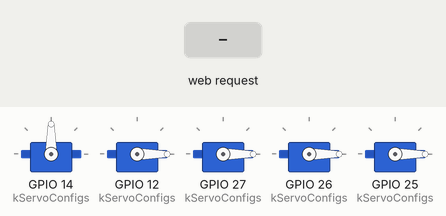
Simulated run of this program. Board: ESP32. Shown: 5 × servo. Inputs (shaded band) come from the test bench. WiFi joins after 1.5 s; servers stay silent unless stated; what the program prints to the serial monitor is not drawn.

Above: at 1.9 s.
2.0 s: HTTP request GET /move?servo=1&angle=1&dir=1 received
At 2.76 s:
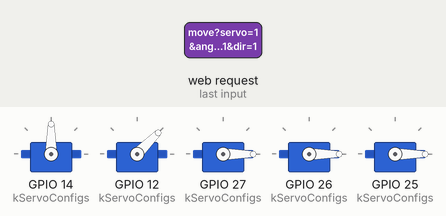
At 3.36 s:
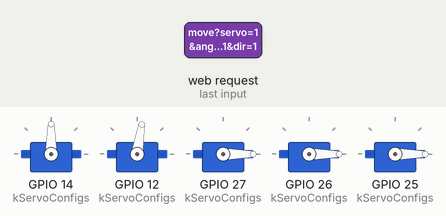
5.0 s: HTTP request GET /set?servo=1&angle=1&dir=1 received
8.0 s: HTTP request GET /move?servo=1&angle=1&dir=1 received
At 11.5 s:
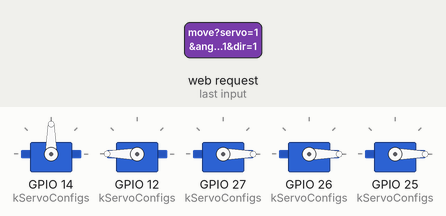
Timing chart, 0 to 13.0 s (numbered marks = the images above; inputs shaded):
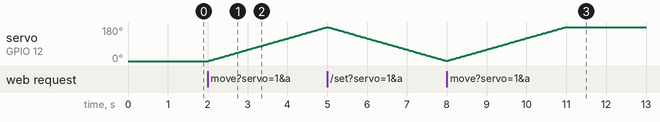

Measured:
- after the input at 2.0 s, servo on GPIO 12 (kServoConfigs): moves from 0° to 179° over 3.0 s, starting at once
- after the input at 8.0 s, servo on GPIO 12 (kServoConfigs): moves from 1° to 180° over 3.0 s, starting at once

The program:

main.cpp
```cpp
#include <Arduino.h>

#include "AppConfig.h"
#include "NetworkManager.h"
#include "ServoManager.h"
#include "WebControlServer.h"

namespace
{
  robotarm::ServoManager servoManager;
  robotarm::NetworkManager networkManager;
  robotarm::WebControlServer controlServer(servoManager, networkManager);
}

void setup()
{
  Serial.begin(115200);
  delay(500);

  servoManager.begin();
  networkManager.begin(robotarm::kWifiConfig);
  controlServer.begin();

  Serial.println();
  Serial.printf("Mode: %s\n", networkManager.isAccessPointMode() ? "AP" : "WiFi");
  Serial.printf("Network: %s\n", networkManager.activeNetworkName().c_str());
  Serial.printf("Control URL: http://%s\n", networkManager.activeIpAddress().c_str());
}

void loop()
{
  servoManager.update();
  controlServer.handleClient();
}
```

NetworkManager.h
```cpp
#pragma once

#include <Arduino.h>

#include "AppConfig.h"

namespace robotarm
{
  class NetworkManager
  {
  public:
    void begin(const WifiConfig &config);

    bool isAccessPointMode() const;
    String activeNetworkName() const;
    String activeIpAddress() const;

  private:
    const WifiConfig *_config = nullptr;
    bool _accessPointMode = false;
  };
}
```

ServoManager.h
```cpp
#pragma once

#include <Arduino.h>
#include <ESP32Servo.h>

#include "AppConfig.h"

namespace robotarm
{
  class ServoManager
  {
  public:
    void begin();
    void update();

    size_t count() const;
    bool isValidIndex(size_t servoIndex) const;
    const ServoConfig &config(size_t servoIndex) const;
    int angle(size_t servoIndex) const;
    int target(size_t servoIndex) const;
    int direction(size_t servoIndex) const;

    float speed() const;
    void setSpeed(float degreesPerSecond);

    void setTarget(size_t servoIndex, int angle);
    void setDirection(size_t servoIndex, int direction);

  private:
    int clampAngle(size_t servoIndex, int angle) const;

    Servo _servos[kServoCount];
    float _currentAngles[kServoCount] = {};
    int _targetAngles[kServoCount] = {};
    int8_t _directions[kServoCount] = {};
    int _lastWritten[kServoCount] = {};
    uint32_t _lastUpdateMicros = 0;
    float _speed = 60.0f;
  };
}
```

WebControlServer.h
```cpp
#pragma once

#include <Arduino.h>
#include <WebServer.h>

#include "NetworkManager.h"
#include "ServoManager.h"

namespace robotarm
{
  class WebControlServer
  {
  public:
    WebControlServer(ServoManager &servos, NetworkManager &network, uint16_t port = 80);

    void begin();
    void handleClient();

  private:
    String buildStatusJson() const;
    void handleRoot();
    void handleStatus();
    void handleSet();
    void handleMove();
    void handleSpeed();

    ServoManager &_servos;
    NetworkManager &_network;
    WebServer _server;
  };
}
```

WebPage.h
```cpp
#pragma once

#include <Arduino.h>

namespace robotarm
{
  String makeControlPage();
}
```

NetworkManager.cpp
```cpp
#include "NetworkManager.h"

#include <WiFi.h>

namespace robotarm
{
  void NetworkManager::begin(const WifiConfig &config)
  {
    _config = &config;
    _accessPointMode = false;

    WiFi.mode(WIFI_STA);
    if (strlen(config.stationSsid) > 0)
    {
      WiFi.begin(config.stationSsid, config.stationPassword);
      Serial.printf("Connecting to %s", config.stationSsid);

      const unsigned long started = millis();
      while (WiFi.status() != WL_CONNECTED && millis() - started < config.stationTimeoutMs)
      {
        delay(400);
        Serial.print(".");
      }

      Serial.println();
      if (WiFi.status() == WL_CONNECTED)
      {
        return;
      }
    }

    WiFi.disconnect(true);
    delay(200);
    WiFi.mode(WIFI_AP);
    _accessPointMode = true;
    WiFi.softAP(config.accessPointSsid, config.accessPointPassword);
  }

  bool NetworkManager::isAccessPointMode() const
  {
    return _accessPointMode;
  }

  String NetworkManager::activeNetworkName() const
  {
    if (_config == nullptr)
    {
      return "";
    }

    return _accessPointMode ? String(_config->accessPointSsid) : String(_config->stationSsid);
  }

  String NetworkManager::activeIpAddress() const
  {
    return _accessPointMode ? WiFi.softAPIP().toString() : WiFi.localIP().toString();
  }
}
```

ServoManager.cpp
```cpp
#include "ServoManager.h"

#include <math.h>

namespace robotarm
{
  namespace
  {
    constexpr float kMinSpeed = 5.0f;
    constexpr float kMaxSpeed = 300.0f;
  }

  void ServoManager::begin()
  {
    for (size_t i = 0; i < kServoCount; ++i)
    {
      _servos[i].setPeriodHertz(50);
      _servos[i].attach(kServoConfigs[i].pin);
      const int init = clampAngle(i, kServoConfigs[i].initialAngle);
      _currentAngles[i] = static_cast<float>(init);
      _targetAngles[i] = init;
      _directions[i] = 0;
      _lastWritten[i] = init;
      _servos[i].write(init);
    }
    _lastUpdateMicros = micros();
  }

  void ServoManager::update()
  {
    const uint32_t now = micros();
    const uint32_t elapsed = now - _lastUpdateMicros;
    _lastUpdateMicros = now;
    const float dt = elapsed / 1000000.0f;
    const float maxStep = _speed * dt;

    for (size_t i = 0; i < kServoCount; ++i)
    {
      if (_directions[i] != 0)
      {
        const ServoConfig &cfg = kServoConfigs[i];
        _targetAngles[i] = _directions[i] > 0 ? cfg.maxAngle : cfg.minAngle;
      }

      const float target = static_cast<float>(_targetAngles[i]);
      const float current = _currentAngles[i];
      const float diff = target - current;

      if (fabsf(diff) <= maxStep)
      {
        _currentAngles[i] = target;
      }
      else
      {
        _currentAngles[i] = current + (diff > 0 ? maxStep : -maxStep);
      }

      const int writeVal = static_cast<int>(lroundf(_currentAngles[i]));
      if (writeVal != _lastWritten[i])
      {
        _servos[i].write(writeVal);
        _lastWritten[i] = writeVal;
      }
    }
  }

  size_t ServoManager::count() const
  {
    return kServoCount;
  }

  bool ServoManager::isValidIndex(size_t servoIndex) const
  {
    return servoIndex < kServoCount;
  }

  const ServoConfig &ServoManager::config(size_t servoIndex) const
  {
    return kServoConfigs[servoIndex];
  }

  int ServoManager::angle(size_t servoIndex) const
  {
    return static_cast<int>(lroundf(_currentAngles[servoIndex]));
  }

  int ServoManager::target(size_t servoIndex) const
  {
    return _targetAngles[servoIndex];
  }

  int ServoManager::direction(size_t servoIndex) const
  {
    return _directions[servoIndex];
  }

  float ServoManager::speed() const
  {
    return _speed;
  }

  void ServoManager::setSpeed(float degreesPerSecond)
  {
    if (degreesPerSecond < kMinSpeed)
    {
      _speed = kMinSpeed;
    }
    else if (degreesPerSecond > kMaxSpeed)
    {
      _speed = kMaxSpeed;
    }
    else
    {
      _speed = degreesPerSecond;
    }
  }

  void ServoManager::setTarget(size_t servoIndex, int angle)
  {
    _targetAngles[servoIndex] = clampAngle(servoIndex, angle);
    _directions[servoIndex] = 0;
  }

  void ServoManager::setDirection(size_t servoIndex, int direction)
  {
    if (direction > 0)
    {
      _directions[servoIndex] = 1;
    }
    else if (direction < 0)
    {
      _directions[servoIndex] = -1;
    }
    else
    {
      _directions[servoIndex] = 0;
      _targetAngles[servoIndex] = static_cast<int>(lroundf(_currentAngles[servoIndex]));
    }
  }

  int ServoManager::clampAngle(size_t servoIndex, int angle) const
  {
    const ServoConfig &servo = kServoConfigs[servoIndex];
    if (angle < servo.minAngle)
    {
      return servo.minAngle;
    }
    if (angle > servo.maxAngle)
    {
      return servo.maxAngle;
    }
    return angle;
  }
}
```

WebControlServer.cpp
```cpp
#include "WebControlServer.h"

#include "WebPage.h"

namespace robotarm
{
  namespace
  {
    String jsonString(const String &str)
    {
      String out = "\"";
      for (size_t i = 0; i < str.length(); ++i)
      {
        const char c = str.charAt(i);
        if (c == '\\' || c == '"')
        {
          out += '\\';
        }
        out += c;
      }
      out += "\"";
      return out;
    }
  }

  WebControlServer::WebControlServer(ServoManager &servos, NetworkManager &network, uint16_t port)
      : _servos(servos), _network(network), _server(port)
  {
  }

  void WebControlServer::begin()
  {
    _server.on("/", [this]() { handleRoot(); });
    _server.on("/status", [this]() { handleStatus(); });
    _server.on("/set", [this]() { handleSet(); });
    _server.on("/move", [this]() { handleMove(); });
    _server.on("/speed", [this]() { handleSpeed(); });
    _server.begin();
  }

  void WebControlServer::handleClient()
  {
    _server.handleClient();
  }

  String WebControlServer::buildStatusJson() const
  {
    String json = "{";
    json += "\"mode\":";
    json += jsonString(_network.isAccessPointMode() ? "AP" : "WiFi");
    json += ",\"network\":";
    json += jsonString(_network.activeNetworkName());
    json += ",\"ip\":";
    json += jsonString(_network.activeIpAddress());
    json += ",\"speed\":";
    json += String(_servos.speed(), 1);
    json += ",\"servos\":[";

    for (size_t i = 0; i < _servos.count(); ++i)
    {
      const ServoConfig &servo = _servos.config(i);
      if (i > 0)
      {
        json += ",";
      }
      json += "{";
      json += "\"id\":";
      json += String(i);
      json += ",\"name\":";
      json += jsonString(servo.name);
      json += ",\"pin\":";
      json += String(servo.pin);
      json += ",\"angle\":";
      json += String(_servos.angle(i));
      json += ",\"target\":";
      json += String(_servos.target(i));
      json += ",\"direction\":";
      json += String(_servos.direction(i));
      json += ",\"minAngle\":";
      json += String(servo.minAngle);
      json += ",\"maxAngle\":";
      json += String(servo.maxAngle);
      json += "}";
    }

    json += "]}";
    return json;
  }

  void WebControlServer::handleRoot()
  {
    _server.send(200, "text/html", makeControlPage());
  }

  void WebControlServer::handleStatus()
  {
    _server.send(200, "application/json", buildStatusJson());
  }

  void WebControlServer::handleSet()
  {
    if (!_server.hasArg("servo") || !_server.hasArg("angle"))
    {
      _server.send(400, "application/json", "{\"error\":\"Missing servo or angle\"}");
      return;
    }

    const long servoIndex = _server.arg("servo").toInt();
    const long angle = _server.arg("angle").toInt();
    if (servoIndex < 0 || !_servos.isValidIndex(static_cast<size_t>(servoIndex)))
    {
      _server.send(404, "application/json", "{\"error\":\"Servo not found\"}");
      return;
    }

    _servos.setTarget(static_cast<size_t>(servoIndex), static_cast<int>(angle));
    _server.send(200, "application/json", buildStatusJson());
  }

  void WebControlServer::handleMove()
  {
    if (!_server.hasArg("servo") || !_server.hasArg("dir"))
    {
      _server.send(400, "application/json", "{\"error\":\"Missing servo or dir\"}");
      return;
    }

    const long servoIndex = _server.arg("servo").toInt();
    const long direction = _server.arg("dir").toInt();
    if (servoIndex < 0 || !_servos.isValidIndex(static_cast<size_t>(servoIndex)))
    {
      _server.send(404, "application/json", "{\"error\":\"Servo not found\"}");
      return;
    }

    _servos.setDirection(static_cast<size_t>(servoIndex), static_cast<int>(direction));
    _server.send(200, "application/json", buildStatusJson());
  }

  void WebControlServer::handleSpeed()
  {
    if (!_server.hasArg("value"))
    {
      _server.send(400, "application/json", "{\"error\":\"Missing value\"}");
      return;
    }

    _servos.setSpeed(_server.arg("value").toFloat());
    _server.send(200, "application/json", buildStatusJson());
  }
}
```

AppConfig.h
```cpp
#pragma once

#include <Arduino.h>

namespace robotarm
{
  struct WifiConfig
  {
    const char *stationSsid;
    const char *stationPassword;
    const char *accessPointSsid;
    const char *accessPointPassword;
    unsigned long stationTimeoutMs;
  };

  struct ServoConfig
  {
    const char *name;
    uint8_t pin;
    int initialAngle;
    int minAngle;
    int maxAngle;
  };

  constexpr size_t kServoCount = 5;

  extern const WifiConfig kWifiConfig;
  extern const ServoConfig kServoConfigs[kServoCount];
}
```

AppConfig.cpp
```cpp
#include "AppConfig.h"

namespace robotarm
{
  const WifiConfig kWifiConfig = {
      "",
      "",
      "RoboticArm-Control",
      "roboticarm",
      15000,
  };

  const ServoConfig kServoConfigs[kServoCount] = {
      {"claw", 14, 90, 0, 180},
      {"base", 12, 0, 0, 180},
      {"shoulder", 27, 0, 0, 180},
      {"elbow", 26, 0, 0, 180},
      {"wrist", 25, 0, 0, 180},
  };
}
```

Source omitted: WebPage.cpp (7381 bytes)
